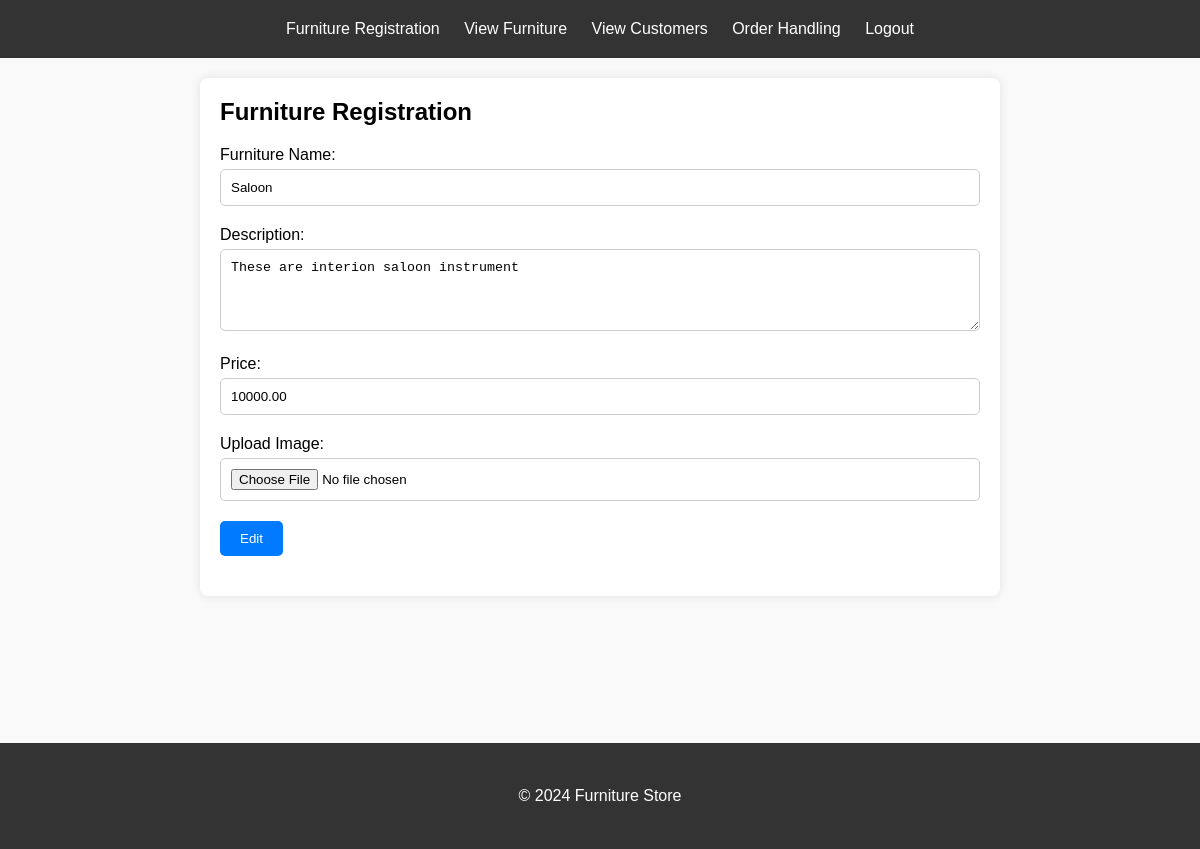
Page /editFun.php?id=22 on the committed database.
### tables this page shows
CREATE TABLE `furnitures` (
  `Furniture_Id` int(11) NOT NULL,
  `Photo` varchar(255) NOT NULL,
  `Name` varchar(100) NOT NULL,
  `Description` text NOT NULL,
  `Price` decimal(10,2) NOT NULL
);

### editFun.php (the view, shortened to what this page needs)
<?php
include 'connection.php';
if (isset($_GET['id'])) {
    $idi = $_GET['id'];
    $sel = mysqli_query($conn, "SELECT * FROM furnitures where Furniture_Id  = '$idi'");
    $row = mysqli_fetch_array($sel);
}
?>
<!DOCTYPE html>
<html lang="en">
<head>
    <link rel="stylesheet" href="./css/fun.css">
</head>
<body>
    <header>
        <nav>
            <ul>
                <li><a href="furniture-registration.php">Furniture Registration</a></li>
                <li><a href="view-furniture.php">View Furniture</a></li>
                <li><a href="view-customers.php">View Customers</a></li>
                <li><a href="order-handling.php">Order Handling</a></li>
                <li><a href="logout.php">Logout</a></li>
            </ul>
        </nav>
    </header>
    <div class="container">
        <h2>Furniture Registration</h2>
        <form action="editFun.php" method="POST" enctype="multipart/form-data">
            <div class="form-group">
                <label for="furniture-name">Furniture Name:</label>
                <input type="text" id="furniture-name" name="name" required value="<?php echo $row['Name'] ?>" />
            </div>
            <div class="form-group">
                <label for="description">Description:</label>
                <textarea id="description" name="description" rows="4" required><?php echo $row['Description'] ?></textarea>
            </div>
            <div class="form-group">
                <label for="price">Price:</label>
                <input type="text" id="price" name="price" required value="<?php echo $row['Price'] ?>" />
            </div>
            <div class="form-group">
                <label for="image">Upload Image:</label>
                <input type="file" id="image" name="photo" accept="image/*" required value="<?php echo $row['Photo'] ?>" />
            </div>
            <div class="form-group">
                <input type="submit" value="Edit" name="ok" class="button" />
            </div>
        </form>
    </div>
    <footer>
        <p>&copy; 2024 Furniture Store</p>
    </footer>
</body>
</html>

### css/fun.css (style rules this page uses)
* { margin: 0; padding: 0; box-sizing: border-box; }
body { font-family: Arial, sans-serif; background-color: #f9f9f9; }
header { background-color: #333; color: #fff; padding: 20px 0; }
header nav ul { list-style-type: none; text-align: center; }
header nav ul li { display: inline; margin: 0 10px; }
header nav ul li a { color: #fff; text-decoration: none; }
.container { max-width: 800px; margin: 20px auto; padding: 20px; background-color: #fff; border-radius: 8px; box-shadow: 0 0 10px rgba(0, 0, 0, 0.1); }
h2 { margin-bottom: 20px; }
.form-group { margin-bottom: 20px; }
label { display: block; margin-bottom: 5px; }
input[type="text"], textarea, input[type="file"] { width: 100%; padding: 10px; border: 1px solid #ccc; border-radius: 5px; box-sizing: border-box; }
input[type="submit"] { background-color: #007bff; color: #fff; border: none; border-radius: 5px; padding: 10px 20px; cursor: pointer; }
footer { text-align: center; padding: 44px 0; margin-top: 147px; background-color: #333; color: #fff; }

### rows in the picture
furnitures: name "Saloon", description "These are interion saloon instrument", price "10000.00"
